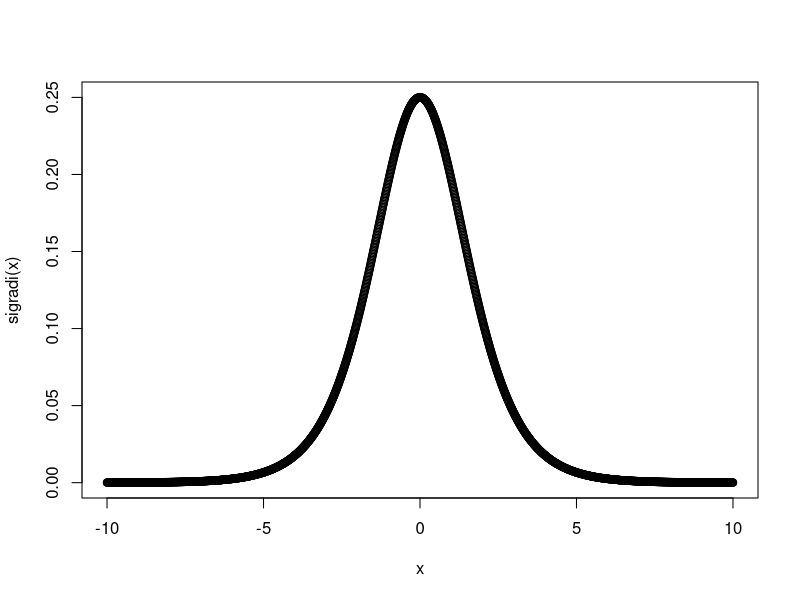

Write R code to recreate this figure. (Note: this script raises an error after producing the figure.)
# Build a simple neural net:


sigmoid = function(x) 1.0/(1.0 + exp(-x))
sigradi = function(x) exp(-x)/((1.0 + exp(-x))^2)

x = 0.01*(-1000:1000)
plot(x, sigradi(x))

# Build First Layer:
L1.1 = FUNCTION(name = 'L1.1',
              inputs = list(x1 = c(4, 6, 12), x2 = c(8, -1, 3), x3 = c(2,1,0)), params = list(a0 = 0.01, a1 = -0.01, a2 = -0.02, a3 = 0.02), 
              rule.output   = function(inputs, params){sigmoid(logitparams$a0 + params$a1*inputs$x1 + params$a2*inputs$x2 + params$a3*inputs$x3)},
              rule.gradient = function(inputs, params, wrt){
                u = sigradi(params$a0 + params$a1*inputs$x1 + params$a2*inputs$x2 + params$a3*inputs$x3)
                switch(wrt,
                       'x1'  = {params$a1*u},
                       'x2'  = {params$a2*u},
                       'x3'  = {params$a3*u},
                       'a0'  = {u},
                       'a1'  = {inputs$x1*u},
                       'a2'  = {inputs$x2*u},
                       'a3'  = {inputs$x3*u})
              })

L1.2      = L1.1
L1.2$name = 'L1.2'

L1.3      = L1.1
L1.3$name = 'L1.3'

L1.4      = L1.1
L1.4$name = 'L1.4'


L2.1        = L1.1
L2.1$name   = 'L2.1'
L2.1$inputs = list(x1 = L1.1, x2 = L1.2, x3 = L1.3)

L2.2        = L2.1
L2.2$name   = 'L2.2'

L2.3        = L2.1
L2.3$name   = 'L2.3'

L3        = L1.1
L3$name   = 'L3'
L3$inputs = list(x1 = L2.1, x2 = L2.2, x3 = L2.3)
